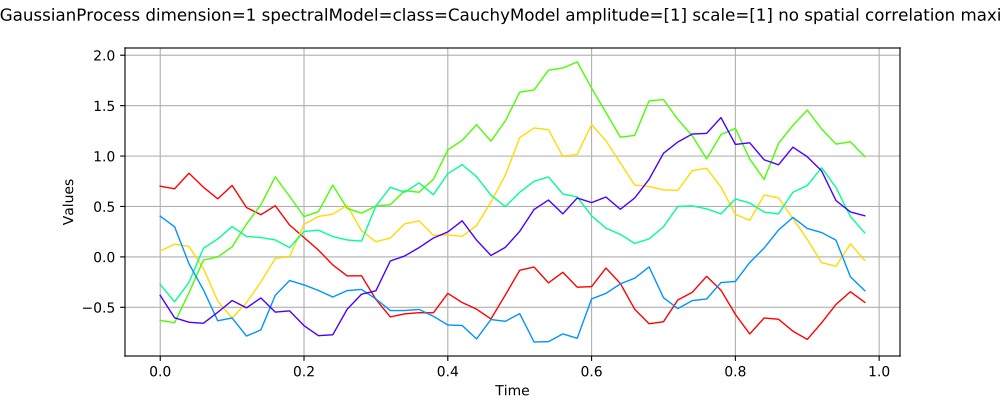

The script that drew this image:
import openturns as ot
from matplotlib import pyplot as plt
from openturns.viewer import View
if ot.SpectralGaussianProcess().__class__.__name__ == 'Process':
    # default to Gaussian for the interface class
    process = ot.GaussianProcess()
else:
    process = ot.SpectralGaussianProcess()
process.setTimeGrid(ot.RegularGrid(0.0, 0.02, 50))
process.setDescription(['$x$'])
sample = process.getSample(6)
sample_graph = sample.drawMarginal(0)
sample_graph.setTitle(str(process))

fig = plt.figure(figsize=(10, 4))
sample_axis = fig.add_subplot(111)
View(sample_graph, figure=fig, axes=[sample_axis], add_legend=False)
